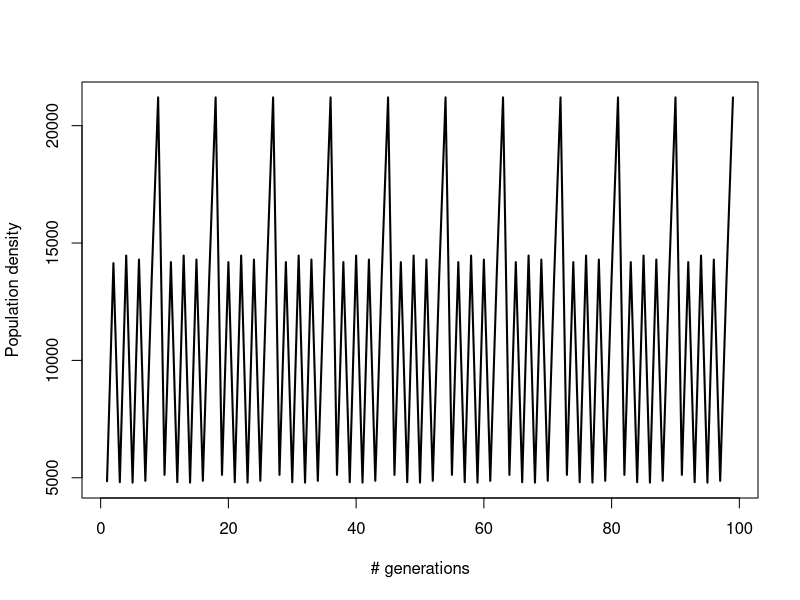
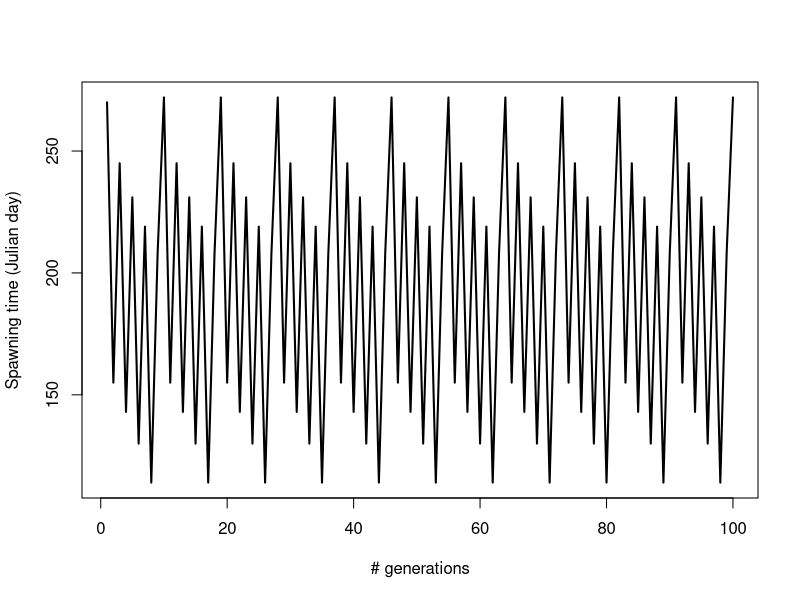
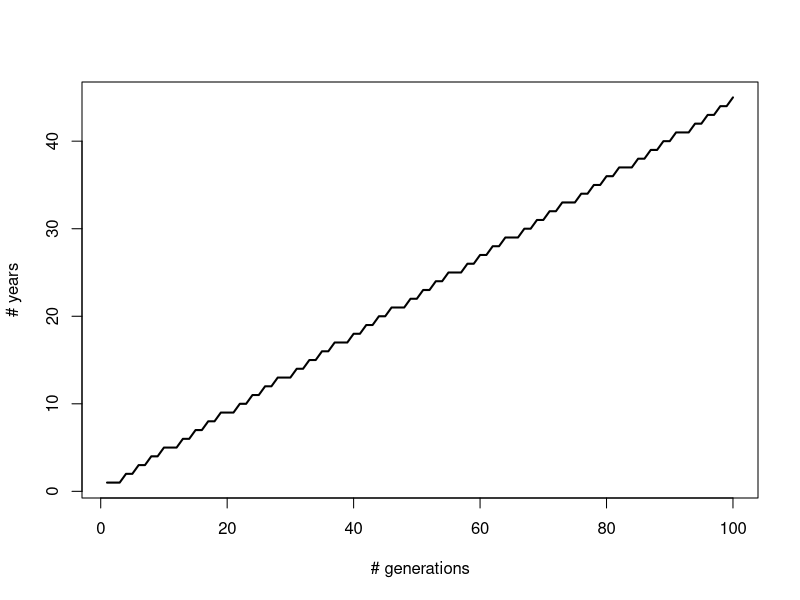
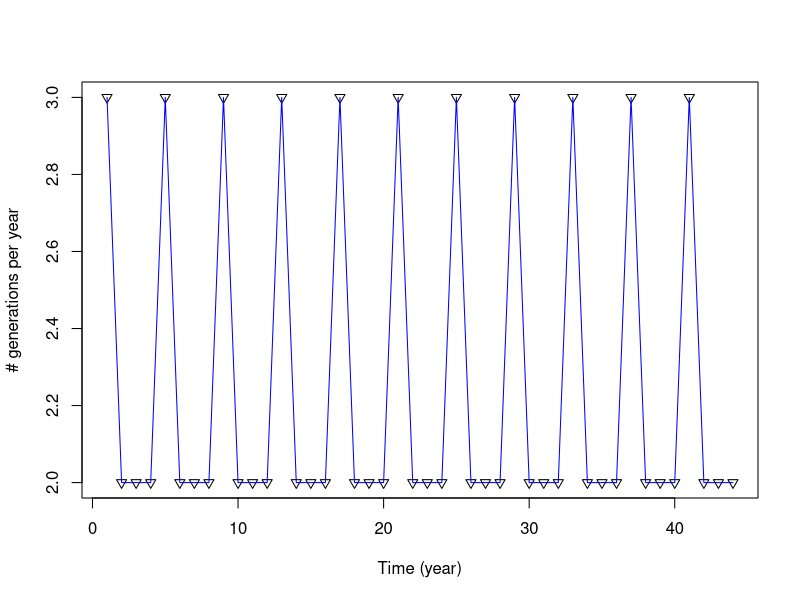

Recreate these plots in R, in order.
##
# Model with one larval stage, reproduction and mortality #
##
# by Sebastien
# 11 December 2019
##

library(deSolve)

#### parameters ####
m1 = 6e-5 # natural death
m2 = 4e-5 # intra-specific competition

b = 50 # reproduction rate

#### development rate ####
beta1 = 0.194
beta2 = 3
beta3 = 5.84
beta4 = 0.034
tb = 2.5
tm = 35

devel = function(temp){
  if (temp<=tm && temp>=tb){
    tau=(temp-tb)/(tm-tb)
    rtemp=beta1*(1/(1+exp(beta2-beta3*tau))-exp((tau-1)/beta4))
  }else{
    rtemp=0
  }
  if (rtemp<0) rtemp=0
  return(rtemp)
}

# population decay during Ln
decay = function(t,x,parms){
  m1=parms[1]
  m2=parms[2]
  y=-m1*x-m2*x^2
  return(list(y))
}

# #test
# temperature=seq(0,40,by=0.2)
# rt=rep(0,length(temperature))
# for (i in 1:length(rt)){
#   rt[i]=devel(temperature[i])
# }
# 
# plot(rt~temperature,type='l',lwd=2)

#### temperature variation ####
Mt = 8 # mean temperature
At = 28 # amplitude

year = seq(1,365)
yeartemperature = Mt-At*cos(2*pi*year/365)

#plot(temperature~year,type='l',lwd=2)

#### initial conditions ####
ln0=2000
st = 270 # spawning time mid August
lifestagenumber=7 # number of life stages for a complete cycle
totalgeneration=100
currentyear=1
timemod=0

#### model ####
Lnpop=matrix(0,nrow=totalgeneration,ncol=3)
Lnpop=as.data.frame(Lnpop)
Lnpop[1,1]=ln0
Lnpop[1,2]=st
Lnpop[1,3]=currentyear


for (curgeneration in 2:totalgeneration){
  # the different life stages
  for (currentstage in 1:lifestagenumber){
    # duration of Ln
    lifecycletemp=c(yeartemperature[st:365],yeartemperature[1:(st-1)]) # temperature during life cycle
    devLn=rep(0,365)
    for (i in 1:365){
      devLn[i]=devel(lifecycletemp[i])
    }
    cumuldevLn=cumsum(devLn)
    #plot(cumuldevLn~year,type='l',lwd=2)
    #abline(a=1,b=0,col='red',lwd=2)
    timeLn=which(cumuldevLn>=1.0)[[1]]
    
    # population decay during Ln
    tvoulu=seq(1,timeLn)
    
    sol=lsoda(ln0,tvoulu,decay,parms=c(m1,m2),rtol=1e-9,atol=1e-9)
    ln0=sol[timeLn,2][[1]]
    st=timeLn+st
    if (st>365){
      st=st-365
    }
    # real time
    timemod=timemod+timeLn
    if (timemod>365){
      timemod=timemod-365
      currentyear=currentyear+1
    }
  }
  
  # reproduction
  ln0=ln0*b
  
  # result storage
  Lnpop[curgeneration,1]=ln0
  Lnpop[curgeneration,2]=st
  Lnpop[curgeneration,3]=currentyear
}

plot(Lnpop[-1,1]~seq(1,(nrow(Lnpop)-1)),type='l',lwd=2,xlab="# generations",ylab="Population density")
plot(Lnpop[,2]~seq(1,nrow(Lnpop)),type='l',lwd=2,xlab="# generations",ylab="Spawning time (Julian day)")
plot(Lnpop[,3]~seq(1,nrow(Lnpop)),type='l',lwd=2,xlab="# generations",ylab="# years")

numyears=Lnpop[nrow(Lnpop),3]
numgen=matrix(0,nrow=numyears,ncol=2)
numgen=as.data.frame(numgen)
currentyear=1
localnumgen=0
for (i in 1:nrow(Lnpop)){
  if (Lnpop[i,3]==currentyear){
    localnumgen=localnumgen+1
  }else{
    numgen[currentyear,1]=currentyear
    numgen[currentyear,2]=localnumgen
    currentyear=currentyear+1
    localnumgen=1
  }
}

plot(numgen[-numyears,2]~numgen[-numyears,1],pch=6,xlab='Time (year)',ylab='# generations per year')
lines(numgen[-numyears,2]~numgen[-numyears,1],lwd=1,col='blue')
